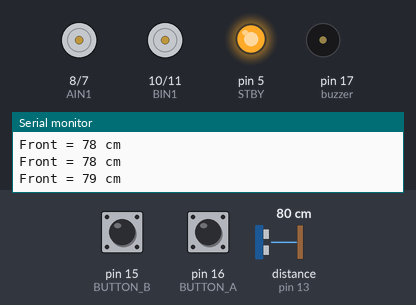
A sketch run on a simulated Arduino Uno, built with avr-gcc and run on an emulated ATmega328P. On the bench: motor-driver pin pairs drawn as motors (green arrow = first pin HIGH = forward, orange = second pin HIGH = backward, longer = more drive, scaled by the enable pin, stopped while the standby pin is LOW), output pins drawn as LEDs (lit = HIGH), buzzer (waves = sounding, pin HIGH), the last lines printed to the serial monitor. Wiring (inferred from the names in the program): ultrasonic range finder: trigger pin 12; echo pin 13. Inputs (shaded band) come from the test bench; at power-on: pin 16 (BUTTON_A) HIGH, distance to the obstacle (sensor on pin 13) 80 cm, pin 15 (BUTTON_B) HIGH. The echo pulse lasts 58.3 µs per cm; pins used as bus, display or sensor lines are not drawn.

Above: at 1.3 s.
1.4 s: pin 16 (BUTTON_A) pulled LOW for 1 s
At 3.4 s:
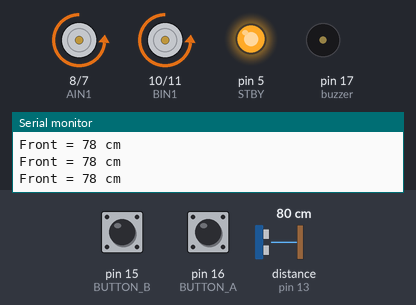
3.9 s: distance to the obstacle (sensor on pin 13) set to 2 cm
At 5.1 s:
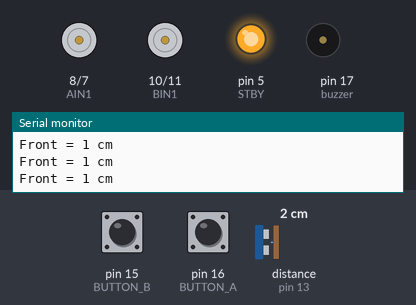
5.4 s: distance to the obstacle (sensor on pin 13) set to 7 cm
6.9 s: distance to the obstacle (sensor on pin 13) set to 10 cm
At 7.9 s:
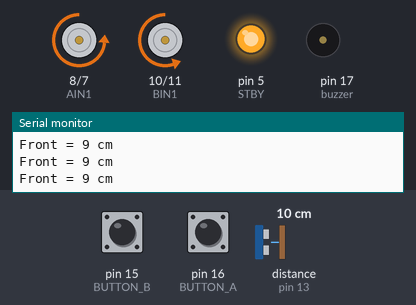
8.4 s: pin 15 (BUTTON_B) pulled LOW for 0.15 s
At 8.7 s:
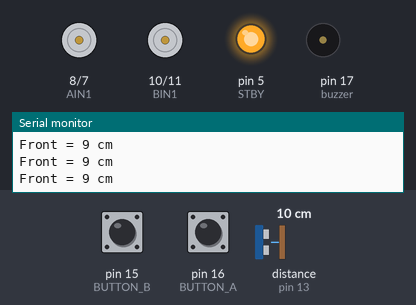
11.5 s: pin 16 (BUTTON_A) pulled LOW for 0.15 s
At 12.3 s:
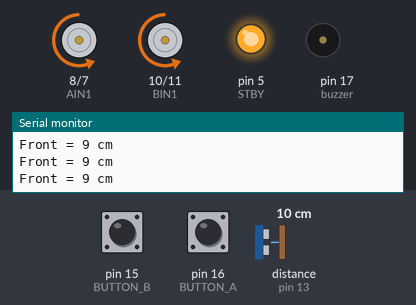
Timing chart, 0 to 14.5 s (numbered marks = the images above; inputs shaded):
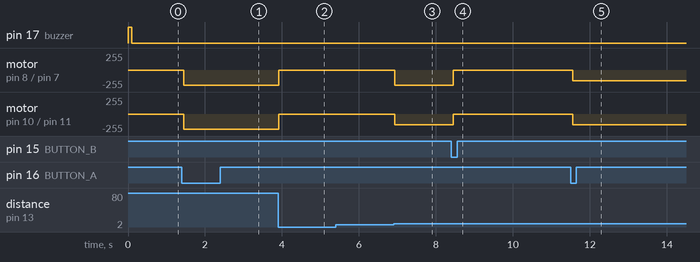

The sketch:

Object_Following_Behaviour.ino
```cpp
//buzzer
#define buzzer 17

//Pin for Motor
#define PWMA 6
#define PWMB 9

#define AIN2 7
#define AIN1 8
#define STBY 5
#define BIN1 10
#define BIN2 11

//Pin for Button
#define BUTTON_A 16
#define BUTTON_B 15

//pin for Ultrasonic Sensor
#define frontUS_echo 13
#define frontUS_trig 12

//==== Paramater for handling button A debounce ====//
const int DEBOUNCE_DELAY = 50;          // the debounce time; increase if the output flickers
int lastSteadyState = LOW;              // the previous steady state from the input pin
int lastFlickerableState = LOW;         // the previous flickerable state from the input pin
int currentState;                       // the current reading from the input pin
unsigned long lastDebounceTime = 0;     // the last time the output pin was toggled
bool buttonIsPressed = false;           //flag for trigger when button is pressed

//==== Paramater for handling button B debounce ====//
const int DEBOUNCE_DELAY_B = 50;        // the debounce time; increase if the output flickers
int lastSteadyState_B = LOW;           // the previous steady state from the input pin
int lastFlickerableState_B = LOW;      // the previous flickerable state from the input pin
int currentState_B;                    // the current reading from the input pin
unsigned long lastDebounceTime_B = 0;  // the last time the output pin was toggled
bool buttonIsPressed_B = false;        //flag for trigger when button is pressed

//=== Parameter for handling motors ===//
int motorBaseSpeed = 250;                 //base speed of both motors
int motorMinSpeed = 30;                   // minimum motors speed
int MOTOR_FACTOR = motorBaseSpeed /150;   //motor factor to reduce speed
const int L_MOTOR_FACTOR = 1;
const int R_MOTOR_FACTOR = 1;
const int L_MOTOR_THRESHOLD = 80;
const int R_MOTOR_THRESHOLD = 80;

//=== Parameter for handling Ultrasonic Sensor ===//
long duration_Front, distance_Front;
long duration_Right, distance_Right;
long duration_Left, distance_Left;
unsigned long UScm; //Ultrasonic Current Millis to keep track of time
unsigned long USpm; // ultrasonic Previous Millis
unsigned long USperiod = 30; //period to read ultrasonic data, 30 meaning that we read ultrasonic data each 30 milliseconds
const long MAX_DISTANCE = 100; //max measuring distance
const long STOP_DISTANCE = 7; //stop distance before crash
long DISTANCE_FACTOR = MAX_DISTANCE/100; //distance factor

//==== Paramater for handling Buzzer Beeep ====//
int buzzerState = LOW;
unsigned long BuzzerCM;
unsigned long BuzzerPM;
unsigned long BuzzerPeriod = 100;

void setup() {
  pinMode(buzzer, OUTPUT);
  pinMode(frontUS_echo, INPUT);
  pinMode(frontUS_trig, OUTPUT);
  pinMode(STBY, OUTPUT);
  pinMode(PWMA, OUTPUT);
  pinMode(PWMB, OUTPUT);
  pinMode(AIN1, OUTPUT);
  pinMode(AIN2, OUTPUT);
  pinMode(BIN1, OUTPUT);
  pinMode(BIN2, OUTPUT);
  pinMode(BUTTON_A, INPUT_PULLUP);
  pinMode(BUTTON_B, INPUT_PULLUP);
  digitalWrite(STBY, HIGH);
  Serial.begin(9600);
  digitalWrite(buzzer,HIGH);
  delay(100);
  digitalWrite(buzzer,LOW);

}

void loop() {
  US_handler();
  Button_Handler();
  if (buttonIsPressed == true) {
    Run_Forward(); //toggle to run
  }
  else if (buttonIsPressed == false) {
    digitalWrite(buzzer, LOW);
    Stop_Motor(); //toggle to stop
  }
}

void Button_Handler(){
  // read the state of the switch/button:
  currentState = digitalRead(BUTTON_A);
   // If the switch/button changed, due to noise or pressing:
  if (currentState != lastFlickerableState) {
    // reset the debouncing timer
    lastDebounceTime = millis();
    // save the the last flickerable state
    lastFlickerableState = currentState;
  }
  if ((millis() - lastDebounceTime) > DEBOUNCE_DELAY) {
    // whatever the reading is at, it's been there for longer than the debounce
    // delay, so take it as the actual current state:

    // if the button state has changed:
    if (lastSteadyState == HIGH && currentState == LOW){
      Serial.println("Motor Running");
      buttonIsPressed = true;
    }
    // save the the last steady state
    lastSteadyState = currentState;
  }
    // read the state of the switch/button:
  currentState_B = digitalRead(BUTTON_B);
   // If the switch/button changed, due to noise or pressing:
  if (currentState_B != lastFlickerableState_B) {
    // reset the debouncing timer
    lastDebounceTime_B = millis();
    // save the the last flickerable state
    lastFlickerableState_B = currentState_B;
  }
  if ((millis() - lastDebounceTime_B) > DEBOUNCE_DELAY_B) {
    // whatever the reading is at, it's been there for longer than the debounce
    // delay, so take it as the actual current state:

    // if the button state has changed:
    if (lastSteadyState_B == HIGH && currentState_B == LOW){
      Serial.println("Motor Stopped");
      buttonIsPressed = false;
    }
    // save the the last steady state
    lastSteadyState_B = currentState_B;
  }
}

//function to handle motors
void Run_Forward(){
  int leftSpeed = motorBaseSpeed;
  int rightSpeed = motorBaseSpeed;

  //if the robot get close to object in frot of it, the motor will slow down according to magnitude bellow
  if (distance_Front <= MAX_DISTANCE){
    long magnitude = (long)(MAX_DISTANCE - distance_Front)/DISTANCE_FACTOR;
    leftSpeed = motorBaseSpeed - (magnitude*MOTOR_FACTOR);
    rightSpeed = motorBaseSpeed - (magnitude*MOTOR_FACTOR);
  }

  if(leftSpeed <= L_MOTOR_THRESHOLD){
    leftSpeed *= L_MOTOR_FACTOR;
  }
  if(rightSpeed <= R_MOTOR_THRESHOLD){
    rightSpeed *= R_MOTOR_FACTOR;
  }

  //if the speed is very close to minimum speed, motor will slow down to minimum speed, indicating the robot is very close to stop distance
  if(leftSpeed < motorMinSpeed)leftSpeed = motorMinSpeed;
  if(rightSpeed < motorMinSpeed)rightSpeed = motorMinSpeed;

  //stop when the robot in range of stop distance
  if(distance_Front <= STOP_DISTANCE)leftSpeed = 0;
  if(distance_Front <= STOP_DISTANCE)rightSpeed = 0;

  analogWrite(PWMA, leftSpeed);
  analogWrite(PWMB, rightSpeed);
  digitalWrite(AIN1, LOW);
  digitalWrite(AIN2, HIGH);
  digitalWrite(BIN1, LOW);
  digitalWrite(BIN2, HIGH);
}

//function to stop motors
void Stop_Motor(){
  analogWrite(PWMA, 0);
  analogWrite(PWMB, 0);
  digitalWrite(AIN1, LOW);
  digitalWrite(AIN2, LOW);
  digitalWrite(BIN1, LOW);
  digitalWrite(BIN2, LOW);
}

//function to measure distance using Ultrasonic sensor
void US_handler(){
  //non-blocking approach code
  UScm = millis();
  //here we compare the time, if the difference between current time and previous
  //time is more than our periode, check ultrasonic data
  if(UScm > USpm + USperiod){
    //trigger pin procedure to emit Ultrsound wave
    digitalWrite(frontUS_trig, LOW);
    delayMicroseconds(2);
    digitalWrite(frontUS_trig, HIGH);
    delayMicroseconds(10);
    digitalWrite(frontUS_trig, LOW);

    //calculate time and distance based on pulse that came back
    duration_Front = pulseIn(frontUS_echo,HIGH,38000);
    distance_Front = (duration_Front*0.034/2);
    if (distance_Front > MAX_DISTANCE) distance_Front = MAX_DISTANCE;

    //print distance to debug
    Serial.print("Front = ");
    Serial.print(distance_Front);
    Serial.print(" cm");
    Serial.println( );

    //update current miilis of US
    USpm = UScm;
  }
}

//buzzer beeping function
void buzzer_beep(){
  BuzzerCM = millis();
  if(BuzzerCM > BuzzerPM + BuzzerPeriod){
    if (buzzerState == LOW)
      buzzerState = HIGH;
    else
      buzzerState = LOW;

    BuzzerPM = BuzzerCM;
    digitalWrite(buzzer, buzzerState);
  }
}
```

Measured:
- the behaviour switches between 8 and 9 cm on distance to the obstacle (sensor on pin 13) (found by bisection; images 2 and 3)
- after the input at 1.4 s, motor on pin 8 (AIN1) / pin 7 (AIN2), motor on pin 10 (BIN1) / pin 11 (BIN2): stopped → backward 228/255 after 0.05 s
- after the input at 3.9 s, motor on pin 8 (AIN1) / pin 7 (AIN2), motor on pin 10 (BIN1) / pin 11 (BIN2): backward 228/255 → stopped at once
- after the input at 6.9 s, motor on pin 8 (AIN1) / pin 7 (AIN2): stopped → backward 228/255 at once; motor on pin 10 (BIN1) / pin 11 (BIN2): stopped → backward 159/255 at once
- after the input at 8.4 s, motor on pin 8 (AIN1) / pin 7 (AIN2): backward 228/255 → stopped after 0.05 s; motor on pin 10 (BIN1) / pin 11 (BIN2): backward 159/255 → stopped after 0.05 s
- after the input at 11.5 s, motor on pin 8 (AIN1) / pin 7 (AIN2), motor on pin 10 (BIN1) / pin 11 (BIN2): stopped → backward 159/255 after 0.05 s
